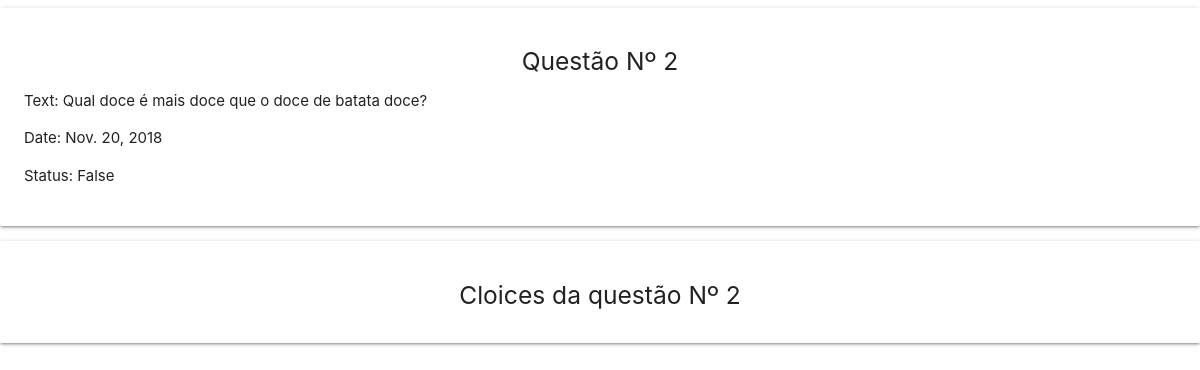
The page //question/2/ on the database its author committed.
### pools/models.py (models this page shows, shortened)
class Question(models.Model):
    quest_text = models.CharField(max_length=255)
    closed = models.BooleanField()
    pub_date = models.DateField()

### pools/views.py (the view)
# urls.py: path('/question/<int:question_id>/', views.exibir_question, name = 'question'),
def exibir_question(request, question_id):
    question = Question.objects.get(id = question_id)
    choices = Choice.objects.filter(question__id = question_id)
    return render(request,
                   'question.html',
                  {'question' : question,
                   'choices' : choices})

### pools/templates/question.html (shortened to what this page needs)
<!DOCTYPE html>
<html lang="en">
<head>
    <link rel="stylesheet" href="https://cdnjs.cloudflare.com/ajax/libs/materialize/1.0.0/css/materialize.min.css">
</head>
<body>
    <div class="col s12 m8">
        <div class="card-panel">
            <center>
                <h5>Questão Nº {{ question.id }}</h5>
            </center>
            <p> Text: {{ question.quest_text }} </p>
            <p> Date: {{ question.pub_date }} </p>
            <p> Status: {{ question.closed }} </p>
    </div>
        <center class="card-panel">
            <h5>Cloices da questão Nº {{ question.id }}</h5>
        </center>
    </div>
</body>
</html>

### rows shown on the page
Question: id "2", quest_text "Qual doce é mais doce que o doce de batata doce?", pub_date "Nov. 20, 2018", closed "False"
